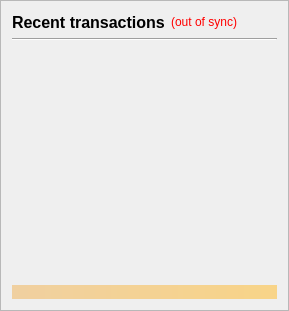
                <widget class="QFrame" name="frame_RecentTransactions">
                 <property name="minimumSize">
                  <size>
                   <width>0</width>
                   <height>0</height>
                  </size>
                 </property>
                 <property name="frameShape">
                  <enum>QFrame::StyledPanel</enum>
                 </property>
                 <property name="frameShadow">
                  <enum>QFrame::Raised</enum>
                 </property>
                 <layout class="QVBoxLayout" name="verticalLayout_1" stretch="0,0,0,0,0">
                  <item>
                   <layout class="QHBoxLayout" name="horizontalLayout_2">
                    <item>
                     <widget class="QLabel" name="label_4">
                      <property name="minimumSize">
                       <size>
                        <width>0</width>
                        <height>20</height>
                       </size>
                      </property>
                      <property name="font">
                       <font>
                        <pointsize>12</pointsize>
                        <weight>75</weight>
                        <bold>true</bold>
                       </font>
                      </property>
                      <property name="text">
                       <string>Recent transactions</string>
                      </property>
                     </widget>
                    </item>
                    <item>
                     <widget class="QLabel" name="labelTransactionsStatus">
                      <property name="cursor">
                       <cursorShape>WhatsThisCursor</cursorShape>
                      </property>
                      <property name="toolTip">
                       <string>The displayed information may be out of date. Your wallet automatically synchronizes with the STATERA network after a connection is established, but this process has not completed yet.</string>
                      </property>
                      <property name="styleSheet">
                       <string notr="true">QLabel { color: red; }</string>
                      </property>
                      <property name="text">
                       <string notr="true">(out of sync)</string>
                      </property>
                      <property name="alignment">
                       <set>Qt::AlignRight|Qt::AlignTrailing|Qt::AlignVCenter</set>
                      </property>
                     </widget>
                    </item>
                    <item>
                     <spacer name="horizontalSpacer">
                      <property name="orientation">
                       <enum>Qt::Horizontal</enum>
                      </property>
                      <property name="sizeHint" stdset="0">
                       <size>
                        <width>40</width>
                        <height>20</height>
                       </size>
                      </property>
                     </spacer>
                    </item>
                   </layout>
                  </item>
                  <item>
                   <widget class="Line" name="line">
                    <property name="minimumSize">
                     <size>
                      <width>0</width>
                      <height>1</height>
                     </size>
                    </property>
                    <property name="mstateraumSize">
                     <size>
                      <width>16777215</width>
                      <height>1</height>
                     </size>
                    </property>
                    <property name="orientation">
                     <enum>Qt::Horizontal</enum>
                    </property>
                   </widget>
                  </item>
                  <item>
                   <widget class="QListView" name="listTransactions">
                    <property name="minimumSize">
                     <size>
                      <width>0</width>
                      <height>0</height>
                     </size>
                    </property>
                    <property name="styleSheet">
                     <string notr="true">QListView { background: transparent; }</string>
                    </property>
                    <property name="frameShape">
                     <enum>QFrame::NoFrame</enum>
                    </property>
                    <property name="verticalScrollBarPolicy">
                     <enum>Qt::ScrollBarAlwaysOff</enum>
                    </property>
                    <property name="horizontalScrollBarPolicy">
                     <enum>Qt::ScrollBarAlwaysOff</enum>
                    </property>
                    <property name="selectionMode">
                     <enum>QAbstractItemView::NoSelection</enum>
                    </property>
                   </widget>
                  </item>
                  <item>
                   <spacer name="verticalSpacer_2">
                    <property name="orientation">
                     <enum>Qt::Vertical</enum>
                    </property>
                    <property name="sizeType">
                     <enum>QSizePolicy::Expanding</enum>
                    </property>
                    <property name="sizeHint" stdset="0">
                     <size>
                      <width>20</width>
                      <height>40</height>
                     </size>
                    </property>
                   </spacer>
                  </item>
                  <item>
                   <widget class="QLabel" name="labelAlerts">
                    <property name="mstateraumSize">
                     <size>
                      <width>16777215</width>
                      <height>16777215</height>
                     </size>
                    </property>
                    <property name="styleSheet">
                     <string notr="true">background-color: qlineargradient(x1: 0, y1: 0, x2: 1, y2: 0, stop:0 #F0D0A0, stop:1 #F8D488); color:#000000;</string>
                    </property>
                    <property name="text">
                     <string/>
                    </property>
                    <property name="wordWrap">
                     <bool>true</bool>
                    </property>
                    <property name="margin">
                     <number>3</number>
                    </property>
                   </widget>
                  </item>
                 </layout>
                </widget>
